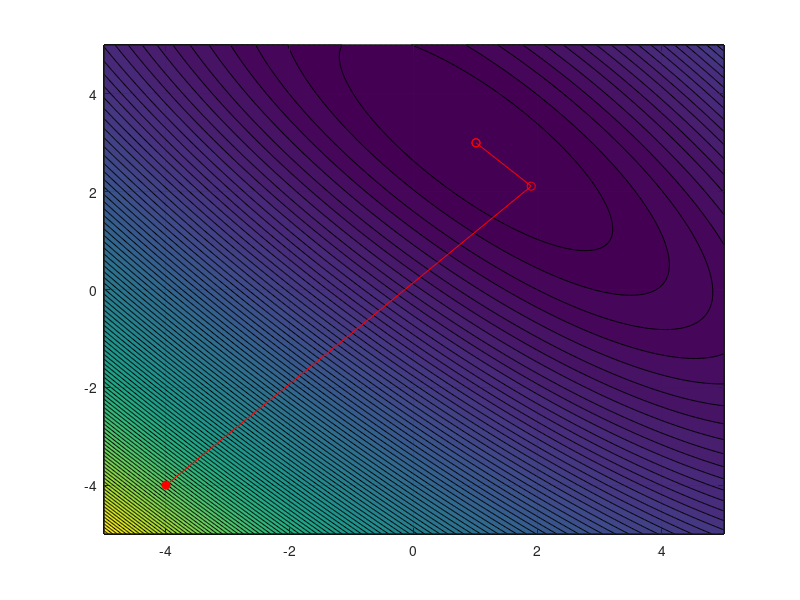

Write MATLAB code to recreate this figure.
% Booth function example
f = @(x) (x(1)+2*x(2)-7)^2 + (2*x(1)+x(2)-5)^2;
df = @(x) [2*(x(1)+2*x(2)-7)+2*(2*x(1)+x(2)-5)*2;
           2*(x(1)+2*x(2)-7)*2+2*(2*x(1)+x(2)-5)];

[X, Y] = meshgrid(linspace(-5, 5, 500), ...
                  linspace(-5, 5, 500));
Z = zeros(size(X));
for j = 1:length(X)
    for k = 1:length(Y)
        Z(j,k) = f([X(j, k), Y(j, k)]);
    end
end
contourf(X, Y, Z, 100);
x0 = [Inf; Inf];
x1 = [-4; -4];


x = x1; % For collecting x per iteration

hold on; scatter(x1(1), x1(2),'r','filled');

ctr = 1; J = eye(length(x1)); I = J;
while norm(x0-x1) > 1e-7

    % Calculate gradient
    x0 = x1; s = -J*df(x0);

    % Run quasi-newton to get step size, a
    a0 = 0; a1 = 0.001; c = 1;
    dda = @(a,x,s) df(x+a*s)'*s;
    while abs(a0-a1) > 1e-7 && ~isinf(a1)
        an = a1 - (a0 - a1)*dda(a1,x0,s)/...
            (dda(a0,x0,s)-dda(a1,x0,s));    
        a0 = a1; a1 = an; c = c + 1;
    end

    % Update x
    x1 = x0 + a0*s; 

    % Update inverse Hessian, J
    y = df(x1) - df(x0);
    J = (I-s*y'/(y'*s))*J*(I-y*s'/(y'*s)) + s*s'/(y'*s);

    x = [x, x1]; %#ok
    ctr = ctr + 1;

    % fprintf('(%.4f, %.4f), df = [%.4f, %.4f], a = %.4f, ctr = %d\n', ...
    %     x1, df(x1), a0, c);
end

% Plot all x
plot(x(1,:), x(2,:) ,'ro-');

hold off; grid on;
set(gcf,'Color','w');
fprintf('Minimum found: (%.4f, %.4f)\n',x1);
fprintf('No. of iterations: %d\n', ctr);